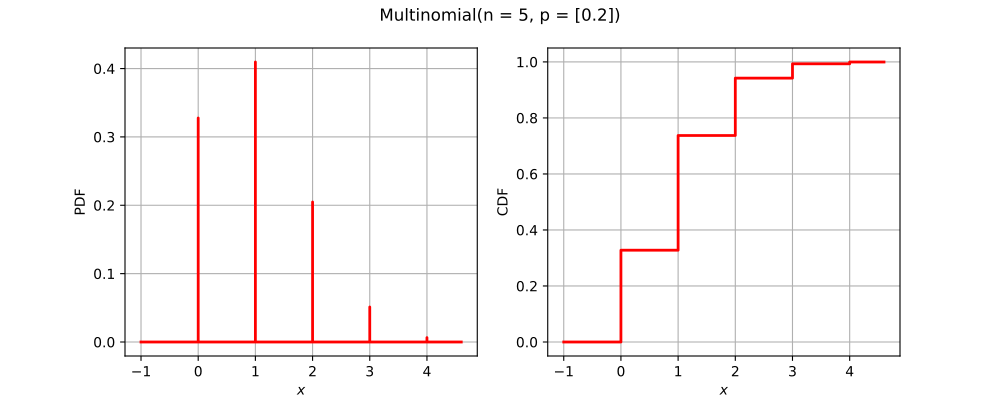

Write the Python code that produced this figure.
import openturns as ot
from matplotlib import pyplot as plt
from openturns.viewer import View
if ot.Multinomial().__class__.__name__ == 'Bernoulli':
    distribution = ot.Bernoulli(0.7)
elif ot.Multinomial().__class__.__name__ == 'Binomial':
    distribution = ot.Binomial(5, 0.2)
elif ot.Multinomial().__class__.__name__ == 'Hypergeometric':
    distribution = ot.Hypergeometric(10, 4, 7)
elif ot.Multinomial().__class__.__name__ == 'CumulativeDistributionNetwork':
    coll = [ot.Normal(2),ot.Dirichlet([0.5, 1.0, 1.5])]
    distribution = ot.CumulativeDistributionNetwork(coll, ot.BipartiteGraph([[0,1], [0,1]]))
elif ot.Multinomial().__class__.__name__ == 'Histogram':
    distribution = ot.Histogram([-1.0, 0.5, 1.0, 2.0], [0.45, 0.4, 0.15])
elif ot.Multinomial().__class__.__name__ == 'KernelMixture':
    kernel = ot.Uniform()
    sample = ot.Normal().getSample(5)
    bandwith = [1.0]
    distribution = ot.KernelMixture(kernel, bandwith, sample)
elif ot.Multinomial().__class__.__name__ == 'MaximumDistribution':
    coll = [ot.Uniform(2.5, 3.5), ot.LogUniform(1.0, 1.2), ot.Triangular(2.0, 3.0, 4.0)]
    distribution = ot.MaximumDistribution(coll)
elif ot.Multinomial().__class__.__name__ == 'Multinomial':
    distribution = ot.Multinomial(5, [0.2])
elif ot.Multinomial().__class__.__name__ == 'RandomMixture':
    coll = [ot.Triangular(0.0, 1.0, 5.0), ot.Uniform(-2.0, 2.0)]
    weights = [0.8, 0.2]
    cst = 3.0
    distribution = ot.RandomMixture(coll, weights, cst)
elif ot.Multinomial().__class__.__name__ == 'TruncatedDistribution':
    distribution = ot.TruncatedDistribution(ot.Normal(2.0, 1.5), 1.0, 4.0)
elif ot.Multinomial().__class__.__name__ == 'UserDefined':
    distribution = ot.UserDefined([[0.0], [1.0], [2.0]], [0.2, 0.7, 0.1])
elif ot.Multinomial().__class__.__name__ == 'ZipfMandelbrot':
    distribution = ot.ZipfMandelbrot(10, 2.5, 0.3)
else:
    distribution = ot.Multinomial()
dimension = distribution.getDimension()
title = str(distribution)[:100].split('\n')[0]
if dimension == 1:
    distribution.setDescription(['$x$'])
    pdf_graph = distribution.drawPDF()
    cdf_graph = distribution.drawCDF()
    fig = plt.figure(figsize=(10, 4))
    pdf_axis = fig.add_subplot(121)
    cdf_axis = fig.add_subplot(122)
    View(pdf_graph, figure=fig, axes=[pdf_axis], add_legend=False)
    View(cdf_graph, figure=fig, axes=[cdf_axis], add_legend=False)
    fig.suptitle(title)
elif dimension == 2:
    distribution.setDescription(['$x_1$', '$x_2$'])
    pdf_graph = distribution.drawPDF()
    pdf_graph.setTitle(title)
    fig = plt.figure(figsize=(10, 5))
    pdf_axis = fig.add_subplot(111)
    View(pdf_graph, figure=fig, axes=[pdf_axis], add_legend=False, square_axes=False)
